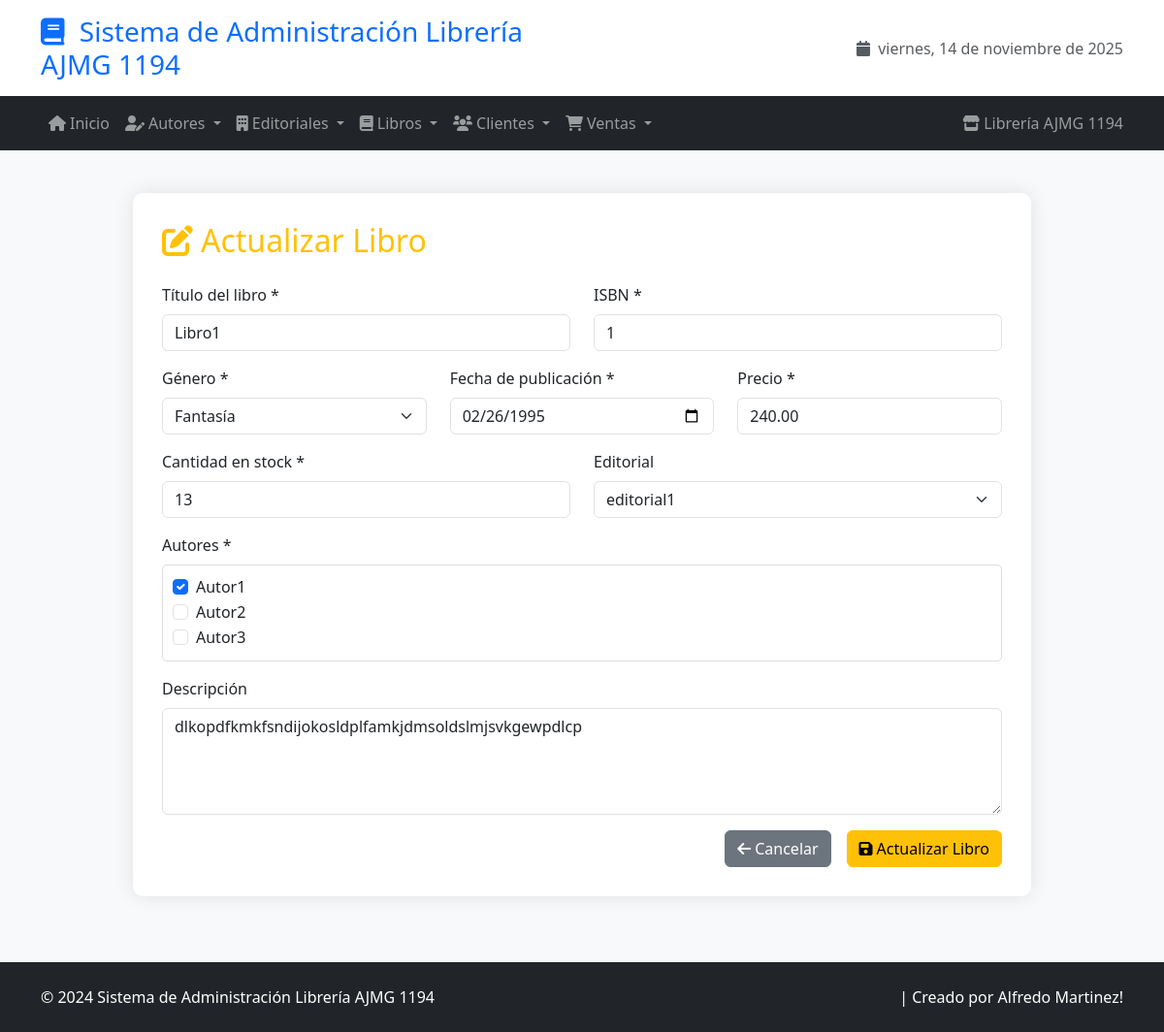
/libros/actualizar/2/, run on the app's committed database.
### app_Libreria/models.py (models this page shows, shortened)
class Libro(models.Model):
    GENEROS = [
        ('FIC', 'Ficción'),
        ('ROM', 'Romance'),
        ('TER', 'Terror'),
        ('CIE', 'Ciencia Ficción'),
        ('FAN', 'Fantasía'),
        ('HIS', 'Histórico'),
        ('BIO', 'Biografía'),
        ('INF', 'Infantil'),
    ]
    titulo = models.CharField(max_length=200, verbose_name="Título del libro")
    isbn = models.CharField(max_length=13, unique=True, verbose_name="ISBN")
    genero = models.CharField(max_length=3, choices=GENEROS, verbose_name="Género")
    fecha_publicacion = models.DateField(verbose_name="Fecha de publicación")
    precio = models.DecimalField(max_digits=8, decimal_places=2, verbose_name="Precio")
    stock = models.PositiveIntegerField(default=0, verbose_name="Cantidad en stock")
    descripcion = models.TextField(verbose_name="Descripción", blank=True)
    autores = models.ManyToManyField(Autor, related_name='libros', verbose_name="Autores")
    editorial = models.ForeignKey(
        Editorial,
        on_delete=models.SET_NULL,
        null=True,
        blank=True,
        related_name='libros',
        verbose_name="Editorial"
    )
    class Meta:
        verbose_name = "Libro"
        verbose_name_plural = "Libros"
        ordering = ['titulo']

class Editorial(models.Model):
    editorialid = models.AutoField(primary_key=True)
    nombreeditorial = models.CharField(max_length=255, unique=True, verbose_name="Nombre de la Editorial")
    direccion = models.CharField(max_length=255, verbose_name="Dirección")
    telefono = models.CharField(max_length=20, verbose_name="Teléfono")
    emailcontacto = models.EmailField(verbose_name="Email de Contacto")
    sitioweb = models.URLField(blank=True, verbose_name="Sitio Web")
    paisorigen = models.CharField(max_length=50, verbose_name="País de Origen")
    class Meta:
        verbose_name = "Editorial"
        verbose_name_plural = "Editoriales"
        ordering = ['nombreeditorial']

class Autor(models.Model):
    nombre = models.CharField(max_length=100, verbose_name="Nombre completo")
    nacionalidad = models.CharField(max_length=50, verbose_name="Nacionalidad")
    fecha_nacimiento = models.DateField(verbose_name="Fecha de nacimiento")
    fecha_fallecimiento = models.DateField(null=True, blank=True, verbose_name="Fecha de fallecimiento")
    biografia = models.TextField(verbose_name="Biografía", help_text="Breve biografía del autor")
    email = models.EmailField(verbose_name="Email de contacto", blank=True)
    activo = models.BooleanField(default=True, verbose_name="Autor activo")
    class Meta:
        verbose_name = "Autor"
        verbose_name_plural = "Autores"
        ordering = ['nombre']

### app_Libreria/views.py (the view)
# urls.py: path('libros/actualizar/<int:libro_id>/', views.actualizar_libro, name='actualizar_libro'),
def actualizar_libro(request, libro_id):
    libro = get_object_or_404(Libro, id=libro_id)
    autores = Autor.objects.all()
    editoriales = Editorial.objects.all()
    autores_seleccionados = libro.autores.values_list('id', flat=True)
    return render(request, 'libro/actualizar_libro.html', {
        'libro': libro,
        'autores': autores,
        'editoriales': editoriales,
        'autores_seleccionados': list(autores_seleccionados)
    })

### app_Libreria/templates/libro/actualizar_libro.html (shortened to what this page needs)
{% extends 'base.html' %}
{% block content %}
<div class="row justify-content-center">
    <div class="col-md-10">
        <div class="main-content">
            <h2 class="mb-4 text-warning">
                <i class="fas fa-edit me-2"></i>Actualizar Libro
            </h2>
            <form method="POST" action="{% url 'realizar_actualizacion_libro' libro.id %}">
                <div class="row">
                    <div class="col-md-6 mb-3">
                        <label for="titulo" class="form-label">Título del libro *</label>
                        <input type="text" class="form-control" id="titulo" name="titulo"
                               value="{{ libro.titulo }}" required>
                    </div>
                    <div class="col-md-6 mb-3">
                        <label for="isbn" class="form-label">ISBN *</label>
                        <input type="text" class="form-control" id="isbn" name="isbn"
                               value="{{ libro.isbn }}" required maxlength="13">
                    </div>
                </div>
                <div class="row">
                    <div class="col-md-4 mb-3">
                        <label for="genero" class="form-label">Género *</label>
                        <select class="form-select" id="genero" name="genero" required>
                            <option value="FAN" {% if libro.genero == 'FAN' %}selected{% endif %}>Fantasía</option>
                        </select>
                    </div>
                    <div class="col-md-4 mb-3">
                        <label for="fecha_publicacion" class="form-label">Fecha de publicación *</label>
                        <input type="date" class="form-control" id="fecha_publicacion" name="fecha_publicacion"
                               value="{{ libro.fecha_publicacion|date:'Y-m-d' }}" required>
                    </div>
                    <div class="col-md-4 mb-3">
                        <label for="precio" class="form-label">Precio *</label>
                        <input type="number" class="form-control" id="precio" name="precio" step="0.01" min="0"
                               value="{{ libro.precio }}" required>
                    </div>
                </div>
                <div class="row">
                    <div class="col-md-6 mb-3">
                        <label for="stock" class="form-label">Cantidad en stock *</label>
                        <input type="number" class="form-control" id="stock" name="stock" min="0"
                               value="{{ libro.stock }}" required>
                    </div>
                    <div class="col-md-6 mb-3">
                        <label for="editorial" class="form-label">Editorial</label>
                        <select class="form-select" id="editorial" name="editorial">
                            {% for editorial in editoriales %}
                            <option value="{{ editorial.editorialid }}"
                                {% if libro.editorial and libro.editorial.editorialid == editorial.editorialid %}selected{% endif %}>
                                {{ editorial.nombreeditorial }}
                            </option>
                            {% endfor %}
                        </select>
                    </div>
                </div>
                <div class="mb-3">
                    <label class="form-label">Autores *</label>
                    <div style="max-height: 150px; overflow-y: auto; border: 1px solid #ddd; padding: 10px; border-radius: 5px;">
                        {% for autor in autores %}
                        <div class="form-check">
                            <input class="form-check-input" type="checkbox" name="autores"
                                   value="{{ autor.id }}" id="autor{{ autor.id }}"
                                   {% if autor.id in autores_seleccionados %}checked{% endif %}>
                            <label class="form-check-label" for="autor{{ autor.id }}">
                                {{ autor.nombre }}
                            </label>
                        </div>
                        {% empty %}
                        <p class="text-muted">No hay autores registrados.</p>
                        {% endfor %}
                    </div>
                </div>
                <div class="mb-3">
                    <label for="descripcion" class="form-label">Descripción</label>
                    <textarea class="form-control" id="descripcion" name="descripcion" rows="4">{{ libro.descripcion }}</textarea>
                </div>
                <div class="d-grid gap-2 d-md-flex justify-content-md-end">
                    <a href="{% url 'ver_libros' %}" class="btn btn-secondary me-md-2">
                        <i class="fas fa-arrow-left me-1"></i>Cancelar
                    </a>
                    <button type="submit" class="btn btn-warning">
                        <i class="fas fa-save me-1"></i>Actualizar Libro
                    </button>
                </div>
            </form>
        </div>
    </div>
</div>
{% endblock %}

### app_Libreria/templates/base.html (style rules this page uses)
body { background-color: #f8f9fa; font-family: 'Segoe UI', Tahoma, Geneva, Verdana, sans-serif; }
.main-content { background-color: #ffffff; border-radius: 10px; box-shadow: 0 0 20px rgba(0,0,0,0.1); margin: 20px 0; padding: 30px; }

### data on the page
Libro: titulo "Libro1", isbn "1", genero "Fantasía", fecha_publicacion "02/26/1995", precio "240.00", stock "13", editorial "editorial1", descripcion "dlkopdfkmkfsndijokosldplfamkjdmsoldslmjsvkgewpdlcp"
Autor: autores "☑", nombre "Autor1"
Autor: nombre "Autor2"
Autor: nombre "Autor3"
